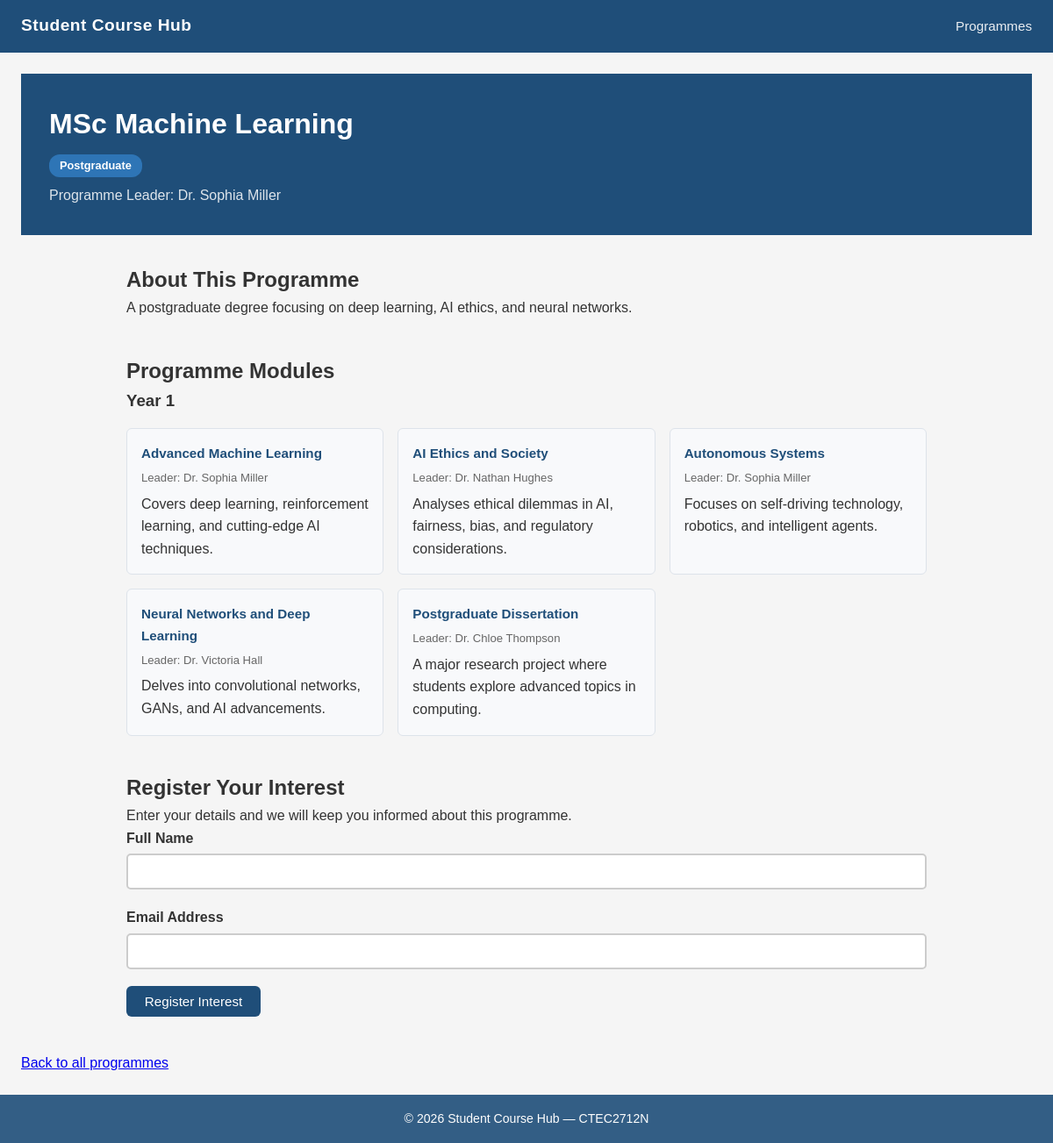
Page /student/programme.php?id=6 on the committed database.
### tables this page shows
CREATE TABLE Programmes (
    ProgrammeID       INTEGER      PRIMARY KEY AUTO_INCREMENT,
    ProgrammeName     VARCHAR(255) NOT NULL,
    LevelID           INTEGER,
    ProgrammeLeaderID INTEGER,
    Description       TEXT,
    Image             VARCHAR(255) DEFAULT NULL,
    ImageAlt          VARCHAR(255) DEFAULT NULL,
    IsPublished       TINYINT(1)   NOT NULL DEFAULT 0,
    CreatedAt         TIMESTAMP    DEFAULT CURRENT_TIMESTAMP,
    UpdatedAt         TIMESTAMP    DEFAULT CURRENT_TIMESTAMP ON UPDATE CURRENT_TIMESTAMP,
    FOREIGN KEY (LevelID)           REFERENCES Levels(LevelID),
    FOREIGN KEY (ProgrammeLeaderID) REFERENCES Staff(StaffID)
);

CREATE TABLE Levels (
    LevelID   INTEGER      PRIMARY KEY,
    LevelName VARCHAR(100) NOT NULL
);

CREATE TABLE Staff (
    StaffID  INTEGER      PRIMARY KEY,
    Name     VARCHAR(255) NOT NULL,
    Email    VARCHAR(255),
    Bio      TEXT,
    Photo    VARCHAR(500),
    PhotoAlt VARCHAR(255)
);

CREATE TABLE ProgrammeModules (
    ProgrammeModuleID INTEGER PRIMARY KEY AUTO_INCREMENT,
    ProgrammeID       INTEGER NOT NULL,
    ModuleID          INTEGER NOT NULL,
    Year              INTEGER NOT NULL DEFAULT 1,
    FOREIGN KEY (ProgrammeID) REFERENCES Programmes(ProgrammeID)
        ON DELETE CASCADE,
    FOREIGN KEY (ModuleID) REFERENCES Modules(ModuleID)
        ON DELETE CASCADE
);

CREATE TABLE Modules (
    ModuleID       INTEGER      PRIMARY KEY,
    ModuleName     VARCHAR(255) NOT NULL,
    ModuleLeaderID INTEGER,
    Description    TEXT,
    Image          VARCHAR(255) DEFAULT NULL,
    ImageAlt       VARCHAR(255) DEFAULT NULL,
    FOREIGN KEY (ModuleLeaderID) REFERENCES Staff(StaffID)
);

### includes/helpers.php (called while the page is built, shortened)
<?php
function e(string $value): string {
    return htmlspecialchars($value, ENT_QUOTES | ENT_HTML5, 'UTF-8');
}

### student/programme.php (the view, shortened to what this page needs)
<?php
require_once '../includes/db.php';
require_once '../includes/helpers.php';
$id = filter_input(INPUT_GET, 'id', FILTER_VALIDATE_INT);
$stmt = $pdo->prepare(
    'SELECT p.ProgrammeID, p.ProgrammeName, p.Description,
     p.Image, p.ImageAlt, l.LevelName, s.Name AS LeaderName
     FROM Programmes p
     JOIN Levels l ON p.LevelID = l.LevelID
     JOIN Staff s ON p.ProgrammeLeaderID = s.StaffID
     WHERE p.ProgrammeID = :id
     AND p.IsPublished = 1'
);
$stmt->execute([':id' => $id]);
$programme = $stmt->fetch();
$stmt2 = $pdo->prepare(
    'SELECT pm.Year, m.ModuleName, m.Description, s.Name AS Leader
     FROM ProgrammeModules pm
     JOIN Modules m ON pm.ModuleID = m.ModuleID
     JOIN Staff s ON m.ModuleLeaderID = s.StaffID
     WHERE pm.ProgrammeID = :id
     ORDER BY pm.Year ASC, m.ModuleName ASC'
);
$stmt2->execute([':id' => $id]);
$rows = $stmt2->fetchAll();
$modulesByYear = [];
foreach ($rows as $row) {
    $modulesByYear[$row['Year']][] = $row;
}
?>
<!DOCTYPE html>
<html lang="en">
<head>
    <link rel="stylesheet" href="/student-course-hub/css/main.css">
    <link rel="stylesheet" href="/student-course-hub/css/student.css">
</head>
<body>
<?php require_once '../includes/header.php'; ?>
<div class="programme-hero">
    <h1><?= e($programme['ProgrammeName']) ?></h1>
    <span class="badge"><?= e($programme['LevelName']) ?></span>
    <p class="programme-leader">
        Programme Leader: <?= e($programme['LeaderName']) ?>
    </p>
</div>
<section class="programme-description">
    <h2>About This Programme</h2>
    <p><?= e($programme['Description']) ?></p>
</section>
<section class="modules-section">
    <h2>Programme Modules</h2>
    <?php if (empty($modulesByYear)): ?>
        <p>No modules listed for this programme yet.</p>
    <?php else: ?>
        <?php foreach ($modulesByYear as $year => $modules): ?>
        <section aria-label="Year <?= $year ?> modules">
            <h3>Year <?= $year ?></h3>
            <div class="modules-grid">
                <?php foreach ($modules as $m): ?>
                <div class="module-card">
                    <h4><?= e($m['ModuleName']) ?></h4>
                    <p class="module-leader">
                        Leader: <?= e($m['Leader']) ?>
                    </p>
                    <p><?= e($m['Description']) ?></p>
                </div>
                <?php endforeach; ?>
            </div>
        </section>
        <?php endforeach; ?>
    <?php endif; ?>
</section>
<section class="interest-section">
    <h2>Register Your Interest</h2>
    <p>Enter your details and we will keep you informed about this programme.</p>
    <form method="POST"
          action="register-interest.php"
          id="interest-form"
          novalidate>
        <div class="form-group">
            <label for="student-name">Full Name</label>
            <input type="text"
                   id="student-name"
                   name="student_name"
                   required
                   maxlength="100"
                   autocomplete="name"
                   aria-describedby="name-error">
        </div>
        <div class="form-group">
            <label for="student-email">Email Address</label>
            <input type="email"
                   id="student-email"
                   name="email"
                   required
                   maxlength="255"
                   autocomplete="email"
                   aria-describedby="email-error">
        </div>
        <button type="submit" class="btn">Register Interest</button>
    </form>
</section>
<p><a href="index.php">Back to all programmes</a></p>
<?php require_once '../includes/footer.php'; ?>
</body>
</html>

### css/main.css (style rules this page uses)
:root { --navy: #1F4E79; --blue: #2E75B6; --light: #D6E4F0; --white: #ffffff; --grey: #f5f5f5; --text: #333333; --radius: 6px; }
*, *::before, *::after { box-sizing: border-box; margin: 0; padding: 0; }
body { font-family: Arial, Helvetica, sans-serif; background: var(--grey); color: var(--text); line-height: 1.6; min-height: 100vh; display: flex; flex-direction: column; }
.btn { display: inline-block; background: var(--navy); color: var(--white); padding: 0.55rem 1.3rem; border: none; border-radius: var(--radius); font-size: 0.95rem; font-family: Arial, sans-serif; cursor: pointer; text-decoration: none; transition: background 0.2s; }
.badge { display: inline-block; background: var(--blue); color: var(--white); padding: 3px 12px; border-radius: 12px; font-size: 0.8rem; font-weight: bold; }

### css/student.css (style rules this page uses)
.programme-hero { background: #1F4E79; color: #ffffff; padding: 2rem; margin-bottom: 2rem; }
.programme-hero h1 { color: #ffffff; margin: 0 0 0.5rem; }
.programme-leader { margin: 0.5rem 0 0; opacity: 0.85; }
.programme-description, .modules-section, .interest-section { max-width: 960px; margin: 0 auto 2.5rem; padding: 0 1.5rem; }
.modules-grid { display: grid; grid-template-columns: repeat(auto-fill, minmax(260px, 1fr)); gap: 1rem; margin-top: 1rem; }
.module-card { background: #f8f9fb; border: 1px solid #dde3ea; border-radius: 6px; padding: 1rem; }
.module-card h4 { margin: 0 0 0.3rem; color: #1F4E79; font-size: 0.95rem; }
.module-leader { font-size: 0.82rem; color: #666; margin: 0 0 0.4rem; }
.form-group { margin-bottom: 1.2rem; }
.form-group label { display: block; font-weight: bold; margin-bottom: 0.3rem; color: #333; }
.form-group input, .form-group textarea { width: 100%; padding: 0.6rem 0.8rem; border: 2px solid #cccccc; border-radius: 5px; font-size: 1rem; font-family: Arial, sans-serif; box-sizing: border-box; }

### rows in the picture
programmes: ProgrammeName "MSc Machine Learning", LevelID.LevelName "Postgraduate", ProgrammeLeaderID.Name "Dr. Sophia Miller", Description "A postgraduate degree focusing on deep learning, AI ethics, and neural networks."
programmemodules: ModuleID.ModuleName "Advanced Machine Learning", staff.Name "Dr. Sophia Miller", ModuleID.Description "Covers deep learning, reinforcement learning, and cutting-edge AI techniques."
programmemodules: ModuleID.ModuleName "AI Ethics and Society", staff.Name "Dr. Nathan Hughes", ModuleID.Description "Analyses ethical dilemmas in AI, fairness, bias, and regulatory considerations."
programmemodules: ModuleID.ModuleName "Autonomous Systems", staff.Name "Dr. Sophia Miller", ModuleID.Description "Focuses on self-driving technology, robotics, and intelligent agents."
programmemodules: ModuleID.ModuleName "Neural Networks and Deep Learning", staff.Name "Dr. Victoria Hall", ModuleID.Description "Delves into convolutional networks, GANs, and AI advancements."
programmemodules: ModuleID.ModuleName "Postgraduate Dissertation", staff.Name "Dr. Chloe Thompson", ModuleID.Description "A major research project where students explore advanced topics in computing."

### other values in the picture
$year "1"
